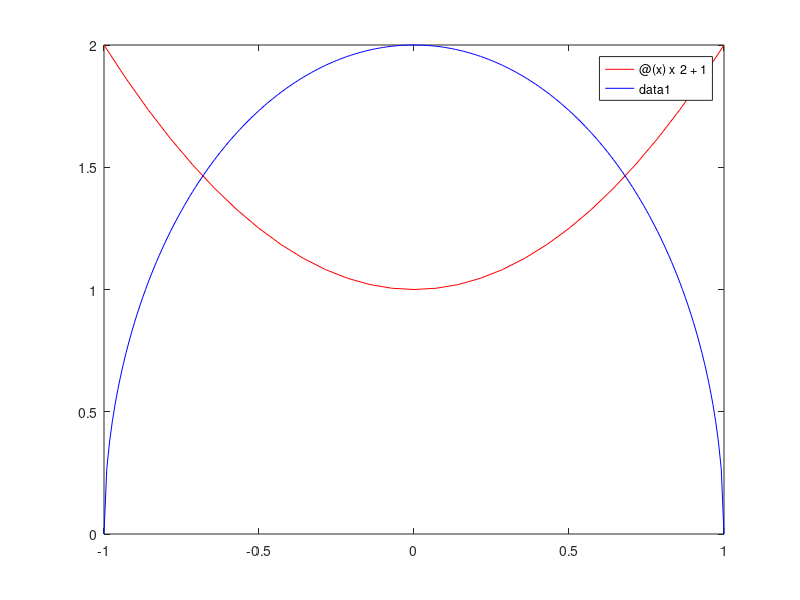

Reproduce this figure in MATLAB. (Note: this script raises an error after producing the figure.)
%Parte grafica do problema

g1=@(x) x^2+1
g2=@(x) sqrt(4-4*x^2)
g3=@(x) -sqrt(4-4*x^2) %Nao intersecciona a parabola

figure (1)
fplot(g1,[-1 1], 'r')
hold %une os graficos
fplot(g2,[-1 1], 'b')

f=@(x) x^2+1-sqrt(4-4*x^2)

ufrgs_bissecao(f,0.6,1,1000)
ufrgs_pfalsa(f,0.6,1,24,0,0,0)
ufrgs_secante(f,0.6,1,10,0,0,0)

y1=(0.6813)^2+1;
disp (y1)

ufrgs_bissecao(f,-1,-0.6,1000)
ufrgs_pfalsa(f,-1,-0.6,24,0,0,0)
ufrgs_secante(f,-1,-0.6,10,0,0,0)

y2=(-0.6813)^2+1;
disp (y2)


%Utilizacao da Jacobiana (derivadas parciais)
F=@(z) [z(1)^2-z(2)+1;
       -4*z(1)^2-z(2)^2+4]
   
J=@(z) [2*z(1)  -1;
    -8*z(1)  -2*z(2)]

z=[  -5;
     5]

N=10
x=mat_newton(F,J,z,N)

%Iniciamos no ponto (-5,5)
%Posteriormente, obtemos uma das respostas para o problema
%A resposta eh uma das raizes encontradas anteriormente